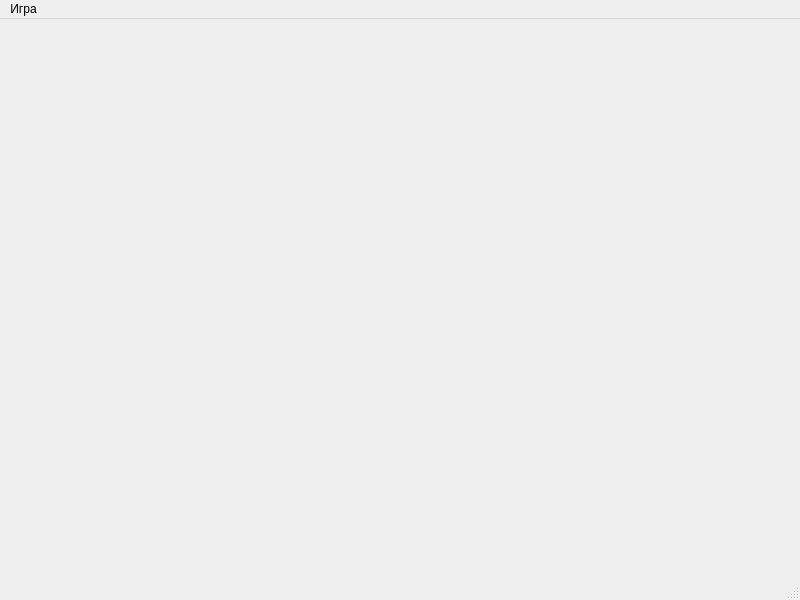
<?xml version="1.0" encoding="UTF-8"?>
<ui version="4.0">
 <class>GameWindow</class>
 <widget class="QMainWindow" name="GameWindow">
  <property name="geometry">
   <rect>
    <x>0</x>
    <y>0</y>
    <width>800</width>
    <height>600</height>
   </rect>
  </property>
  <property name="windowTitle">
   <string>TicTacToe</string>
  </property>
  <widget class="QWidget" name="mainWidget"/>
  <widget class="QMenuBar" name="menubar">
   <property name="geometry">
    <rect>
     <x>0</x>
     <y>0</y>
     <width>800</width>
     <height>30</height>
    </rect>
   </property>
   <widget class="QMenu" name="menu_game">
    <property name="title">
     <string>Игра</string>
    </property>
    <addaction name="game_cancel"/>
    <addaction name="game_restart"/>
    <addaction name="game_to_menu"/>
   </widget>
   <addaction name="menu_game"/>
  </widget>
  <widget class="QStatusBar" name="statusBar">
   <property name="styleSheet">
    <string notr="true">font-size: 12px</string>
   </property>
  </widget>
  <action name="game_restart">
   <property name="text">
    <string>Начать заново</string>
   </property>
  </action>
  <action name="game_to_menu">
   <property name="text">
    <string>Выйти в меню</string>
   </property>
  </action>
  <action name="game_cancel">
   <property name="text">
    <string>Назад</string>
   </property>
  </action>
 </widget>
 <resources/>
 <connections/>
</ui>
